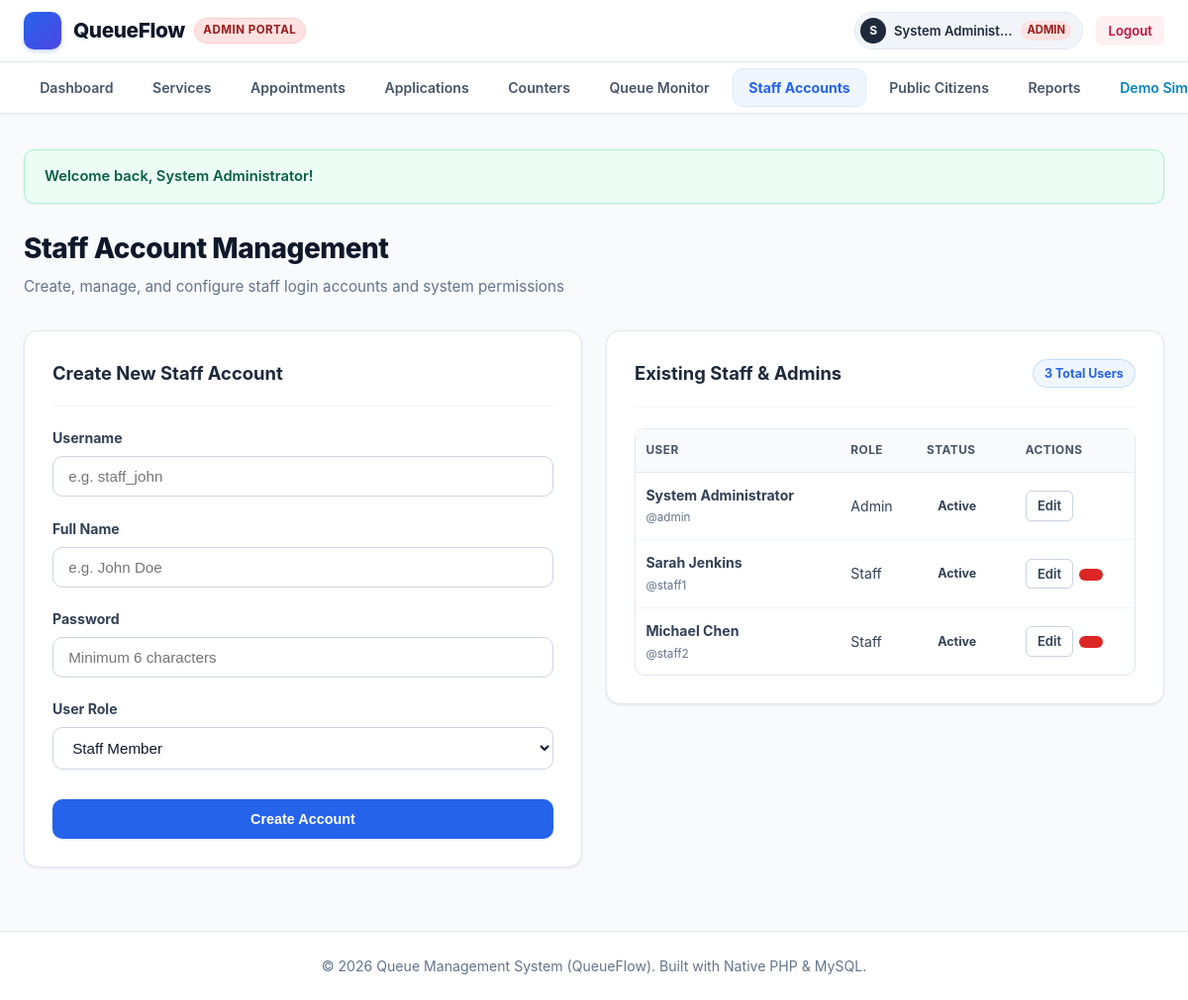
The page /admin/staff.php (signed in) on the database as committed earlier.
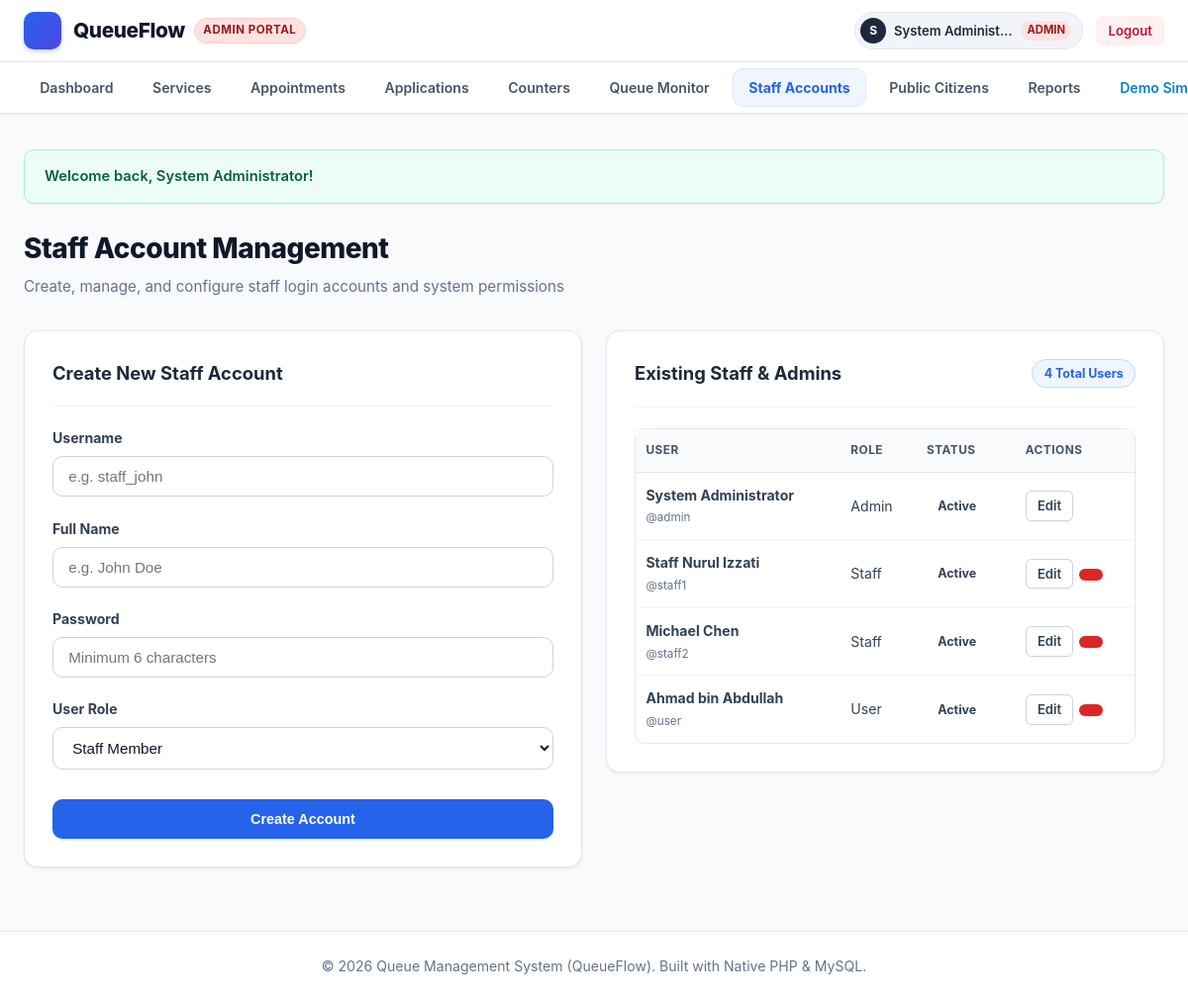
The same page on the database as committed later.
### tables this page shows
CREATE TABLE `users` (
  `id` INT AUTO_INCREMENT PRIMARY KEY,
  `username` VARCHAR(50) NOT NULL UNIQUE,
  `email` VARCHAR(100) NULL UNIQUE,
  `password` VARCHAR(255) NOT NULL,
  `full_name` VARCHAR(100) NOT NULL,
  `ic_passport` VARCHAR(50) NULL,
  `phone` VARCHAR(30) NULL,
  `role` ENUM('admin', 'staff', 'user') NOT NULL DEFAULT 'user',
  `status` ENUM('active', 'inactive') NOT NULL DEFAULT 'active',
  `created_at` TIMESTAMP DEFAULT CURRENT_TIMESTAMP
);

### includes/auth.php (called while the page is built, shortened)
<?php
function isLoggedIn() {
    return isset($_SESSION['user_id']) && !empty($_SESSION['user_id']);
}
function currentUser() {
    return [
        'id'          => $_SESSION['user_id'],
        'username'    => $_SESSION['username'] ?? '',
        'full_name'   => $_SESSION['full_name'] ?? '',
        'role'        => $_SESSION['role'] ?? 'user',
        'ic_passport' => $_SESSION['ic_passport'] ?? '',
        'phone'       => $_SESSION['phone'] ?? '',
        'email'       => $_SESSION['email'] ?? '',
    ];
}

### admin/staff.php (the view, shortened to what the changed rows need)
<?php
require_once __DIR__ . '/../includes/auth.php';
require_once __DIR__ . '/../includes/functions.php';
$pdo = getDBConnection();
$users = $pdo->query("SELECT * FROM users ORDER BY role ASC, id ASC")->fetchAll();
$editUser = null;
require_once __DIR__ . '/../includes/header.php';
?>
<div class="page-header">
    <div>
        <h1 class="page-title"><?php echo getIcon('users', 26); ?> Staff Account Management</h1>
    </div>
</div>
<div class="grid grid-2" style="align-items: start;">
    <div class="card">
        <div class="card-header">
            <h2 class="card-title">
                <?php echo $editUser ? getIcon('edit', 18) . ' Edit User Account' : getIcon('plus', 18) . ' Create New Staff Account'; ?>
            </h2>
        </div>
    </div>
    <div class="card">
        <div class="card-header">
            <h2 class="card-title"><?php echo getIcon('users', 18); ?> Existing Staff & Admins</h2>
            <span class="badge badge-serving"><?php echo count($users); ?> Total Users</span>
        </div>
        <div class="table-responsive">
            <table class="table">
                <thead>
                    <tr>
                        <th>User</th>
                        <th>Role</th>
                        <th>Status</th>
                        <th>Actions</th>
                    </tr>
                </thead>
                <tbody>
                    <?php foreach ($users as $u): ?>
                        <tr>
                            <td>
                                <strong><?php echo e($u['full_name']); ?></strong><br>
                                <small style="color: var(--text-muted);">@<?php echo e($u['username']); ?></small>
                            </td>
                            <td>
                                <span class="user-badge <?php echo e($u['role']); ?>">
                                    <?php echo ucfirst(e($u['role'])); ?>
                                </span>
                            </td>
                            <td><?php echo renderStatusBadge($u['status']); ?></td>
                            <td>
                                <div style="display: flex; gap: 0.35rem;">
                                    <a href="staff.php?edit=<?php echo $u['id']; ?>" class="btn btn-sm btn-secondary" title="Edit">
                                        <?php echo getIcon('edit', 14); ?> Edit
                                    </a>
                                    <?php if ($u['id'] !== currentUser()['id']): ?>
                                        <form method="POST" action="staff.php" onsubmit="return confirm('Are you sure you want to delete user <?php echo e($u['username']); ?>?');" style="display:inline;">
                                            <button type="submit" class="btn btn-sm btn-danger" title="Delete">
                                            </button>
                                        </form>
                                    <?php endif; ?>
                                </div>
                            </td>
                        </tr>
                    <?php endforeach; ?>
                </tbody>
            </table>
        </div>
    </div>
</div>
<?php require_once __DIR__ . '/../includes/footer.php'; ?>

### includes/header.php (shortened to what the changed rows need)
<?php
require_once __DIR__ . '/../includes/auth.php';
require_once __DIR__ . '/../includes/functions.php';
$user = currentUser();
$baseUrl = '/Queue_management_system';
?>
<!DOCTYPE html>
<html lang="en">
<head>
    <link rel="stylesheet" href="<?php echo $baseUrl; ?>/assets/css/style.css">
</head>
<body>
<div class="app-container">
    <header class="header-wrapper">
        <div class="top-navbar">
            <div class="top-nav-container">
                <div class="top-nav-actions">
                    <?php if ($user): ?>
                        <div class="user-profile-badge">
                            <span class="user-avatar-circle" style="<?php echo ($user['role'] === 'user') ? 'background:#0284c7; color:#fff;' : ''; ?>">
                                <?php echo strtoupper(substr($user['full_name'], 0, 1)); ?>
                            </span>
                            <span class="user-name"><?php echo e($user['full_name']); ?></span>
                            <span class="user-role-tag <?php echo e($user['role']); ?>" style="<?php echo ($user['role'] === 'user') ? 'background:#e0f2fe; color:#0369a1;' : ''; ?>">
                                <?php echo strtoupper(e($user['role'])); ?>
                            </span>
                        </div>
                        <a href="<?php echo $baseUrl; ?>/logout.php" class="btn btn-logout btn-sm" title="Sign out of system">
                            <?php echo getIcon('log-out', 14); ?> <span>Logout</span>
                        </a>
                    <?php endif; ?>
                </div>
            </div>
        </div>
    </header>
    <main class="main-content">

### includes/functions.php (shortened to what the changed rows need)
<?php
function e($value) {
    return htmlspecialchars((string)$value, ENT_QUOTES, 'UTF-8');
}
function renderStatusBadge($status) {
    $badges = [
        'waiting'      => '<span class="badge badge-waiting"><span class="badge-dot dot-waiting"></span>' . getIcon('clock', 13) . ' Waiting</span>',
        'calling'      => '<span class="badge badge-calling"><span class="badge-dot dot-calling"></span>' . getIcon('bell', 13) . ' Calling</span>',
        'serving'      => '<span class="badge badge-serving"><span class="badge-dot dot-serving"></span>' . getIcon('play-circle', 13) . ' Serving</span>',
        'completed'    => '<span class="badge badge-completed"><span class="badge-dot dot-completed"></span>' . getIcon('check-circle', 13) . ' Completed</span>',
        'skipped'      => '<span class="badge badge-skipped"><span class="badge-dot dot-skipped"></span>' . getIcon('slash', 13) . ' Skipped</span>',
        'open'         => '<span class="badge badge-open"><span class="badge-dot dot-open"></span>' . getIcon('check', 13) . ' Open</span>',
        'closed'       => '<span class="badge badge-closed"><span class="badge-dot dot-closed"></span>' . getIcon('x', 13) . ' Closed</span>',
        'active'       => '<span class="badge badge-active"><span class="badge-dot dot-open"></span> Active</span>',
        'inactive'     => '<span class="badge badge-inactive"><span class="badge-dot dot-closed"></span> Inactive</span>',
        'confirmed'    => '<span class="badge badge-completed"><span class="badge-dot dot-completed"></span> Confirmed</span>',
        'pending'      => '<span class="badge badge-waiting"><span class="badge-dot dot-waiting"></span> Pending</span>',
        'cancelled'    => '<span class="badge badge-skipped"><span class="badge-dot dot-skipped"></span> Cancelled</span>',
        'approved'     => '<span class="badge badge-completed"><span class="badge-dot dot-completed"></span> Approved</span>',
        'submitted'    => '<span class="badge badge-calling"><span class="badge-dot dot-calling"></span> Submitted</span>',
        'under_review' => '<span class="badge badge-waiting"><span class="badge-dot dot-waiting"></span> Under Review</span>',
        'rejected'     => '<span class="badge badge-skipped"><span class="badge-dot dot-skipped"></span> Rejected</span>',
    ];
    return $badges[$status] ?? '<span class="badge">' . e(ucfirst($status)) . '</span>';
}
function getIcon($name, $size = 18, $class = "icon") {
    return $icons[$name] ?? '';
}

Rows that differ between the two databases and show on the page:
changed users "staff1": full_name "Sarah Jenkins" → "Staff Nurul Izzati"
added users: full_name "Ahmad bin Abdullah", username "user", role "User", status "Active"
Other text that changed with them:
count($users): "3" → "4"
